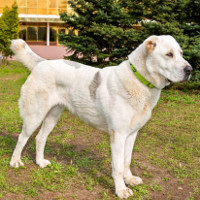
#> input picture imgs/dog.jpg, 200 x 200 px, found by its file name
$ jupyter execute 'Lecture 4 (Image techniques).ipynb'
#> lines starting #> are read from the running program, lines starting #| are printed output that depends on the picture
[cell 1]

                                    #1. Interpolation Image Program!!!

import cv2

img = cv2.imread('F:/dog.jpg',1)
#> img is the input picture: shape (200, 200, 3); mean B, G, R 99.1, 140.6, 151.8


output = cv2.resize( img, None, fx=1.5, fy=2.5, interpolation=cv2.INTER_AREA )
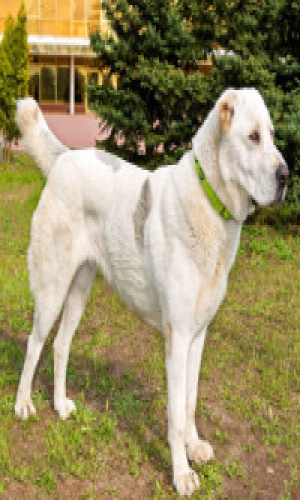
#> output: shape (500, 300, 3); mean B, G, R 99.2, 140.7, 151.9

cv2.imshow('Output', output)

cv2.imshow('Original Image', img)

cv2.waitKey(0)

                                    #2. #Rotated Image Program!!!

import cv2
import matplotlib.pyplot as plt

img1 = cv2.imread('F:/dog.jpg',1)

img1 = cv2.cvtColor(img1, cv2.COLOR_BGR2RGB)

rows, columns, channels = img1.shape
#> rows = 200; columns = 200; channels = 3

R = cv2.getRotationMatrix2D((columns/2, rows/2), 270, 1)

print(R)
#| [[-1.83697020e-16 -1.00000000e+00  2.00000000e+02]
#|  [ 1.00000000e+00 -1.83697020e-16  2.84217094e-14]]

output = cv2.warpAffine(img1, R, (columns, rows))
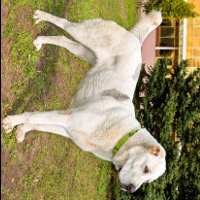
#> output: shape (200, 200, 3); mean R, G, B 151.1, 140, 98.8

plt.imshow(output)

plt.title('Ratated Image')
plt.show()


                                        #3. #Image Smoothing Techniques Program!!!

# Import required packages:
import cv2
import numpy as np
import matplotlib.pyplot as plt


def show_with_matplotlib(color_img, title, pos):
    """Shows an image using matplotlib capabilities"""

    # Convert BGR image to RGB
    img_RGB = color_img[:, :, ::-1]

    ax = plt.subplot(3, 3, pos)
    plt.imshow(img_RGB)
    plt.title(title)
    plt.axis('off')


# Create a figure() object with appropriate size and title
plt.figure(figsize=(12, 6))
plt.suptitle("Smoothing techniques", fontsize=14, fontweight='bold')

image = cv2.imread('F:/cat-face.png')
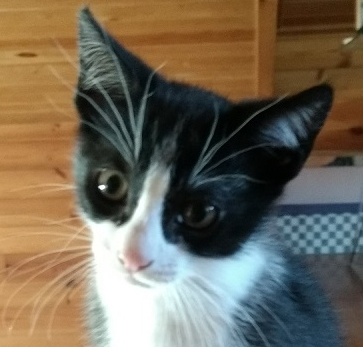
#> input picture imgs/cat-face.png, 363 x 347 px, found by its file name
#> image is the input picture: shape (347, 363, 3); mean B, G, R 87.1, 104.1, 114.1

# We create the kernel for smoothing images
# In this case a (10,10) kernel is created
kernel_averaging_10_10 = np.ones((10, 10), np.float32) / 100

# Additionally, if you know the values, you can put them directly in the kernel:
# kernel_averaging_5_5 = np.ones((5, 5), np.float32)/25
kernel_averaging_5_5 = np.array([[0.04, 0.04, 0.04, 0.04, 0.04],
                                 [0.04, 0.04, 0.04, 0.04, 0.04],
                                 [0.04, 0.04, 0.04, 0.04, 0.04],
                                 [0.04, 0.04, 0.04, 0.04, 0.04],
                                 [0.04, 0.04, 0.04, 0.04, 0.04]])

print("kernel: {}".format(kernel_averaging_5_5))

# The function cv2.filter2D() applies an arbitrary linear filter to the provided image:
smooth_image_f2D_5_5 = cv2.filter2D(image, -1, kernel_averaging_5_5)
smooth_image_f2D_10_10 = cv2.filter2D(image, -1, kernel_averaging_10_10)
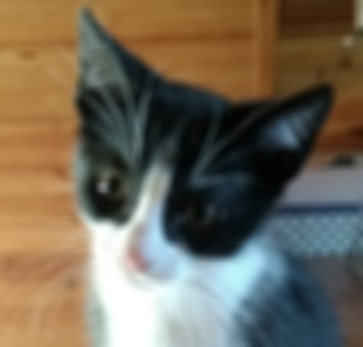
#> smooth_image_f2D_10_10: shape (347, 363, 3); mean B, G, R 87, 104.1, 114.2

# The function cv2.blur() smooths an image using the normalized box filter
smooth_image_b = cv2.blur(image, (10, 10))

# When the parameter normalize (by default True) of cv2.boxFilter() is equals to True,
# cv2.filter2D() and cv2.boxFilter() perform the same operation:
smooth_image_bfi = cv2.boxFilter(image, -1, (10, 10), normalize=True)

# The function cv2.GaussianBlur() convolves the source image with the specified Gaussian kernel
# This kernel can be controlled using the parameters ksize (kernel size),
# sigmaX(standard deviation in the x direction of the gaussian kernel) and
# sigmaY (standard deviation in the y direction of the gaussian kernel)
smooth_image_gb = cv2.GaussianBlur(image, (9, 9), 0)

# The function cv2.medianBlur(), which blurs the image with a median kernel:
smooth_image_mb = cv2.medianBlur(image, 9)

# The function cv2.bilateralFilter() can be applied to the input image in order to apply a bilateral filter:
smooth_image_bf = cv2.bilateralFilter(image, 5, 10, 10)
smooth_image_bf_2 = cv2.bilateralFilter(image, 9, 200, 200)

# Plot the images:
show_with_matplotlib(image, "original", 1)
show_with_matplotlib(smooth_image_f2D_5_5, "cv2.filter2D() (5,5) kernel", 2)
show_with_matplotlib(smooth_image_f2D_10_10, "cv2.filter2D() (10,10) kernel", 3)
show_with_matplotlib(smooth_image_b, "cv2.blur()", 4)
show_with_matplotlib(smooth_image_bfi, "cv2.boxFilter()", 5)
show_with_matplotlib(smooth_image_gb, "cv2.GaussianBlur()", 6)
show_with_matplotlib(smooth_image_mb, "cv2.medianBlur()", 7)
show_with_matplotlib(smooth_image_bf, "cv2.bilateralFilter() - small values", 8)
show_with_matplotlib(smooth_image_bf_2, "cv2.bilateralFilter() - big values", 9)

# Show the created image:
plt.show()

                                    #4. Image Blurring Program!!!
import cv2
import matplotlib.pyplot as plt

img = cv2.imread('F:/dog.jpg',1)

img = cv2.cvtColor(img, cv2.COLOR_BGR2RGB)

box = cv2.boxFilter(img, -1, (53, 53))
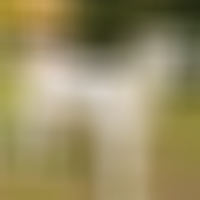
#> box: shape (200, 200, 3); mean R, G, B 151.8, 140.6, 99.2

blur = cv2.blur(img, (13, 13))
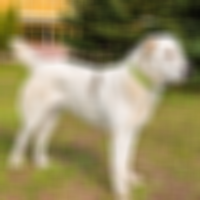
#> blur: shape (200, 200, 3); mean R, G, B 151.7, 140.6, 99.1

gaussian = cv2.GaussianBlur(img, (37, 37), 0)
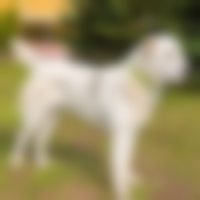
#> gaussian: shape (200, 200, 3); mean R, G, B 151.7, 140.6, 99.1

titles = ['Original Image', 'Box Filter',
              'Blur', 'Gaussian Blur']

outputs = [img, box, blur, gaussian]

for i in range(4):
        plt.subplot(2, 2, i+1)
        plt.imshow(outputs[i])
        plt.title(titles[i])
        plt.xticks([])
        plt.yticks([])
plt.show()


                                #5. Real time video blurring program!!!
import cv2
import numpy as np

windowName = "Preview"
cv2.namedWindow(windowName)
cap = cv2.VideoCapture(0)

if cap.isOpened():
        ret, frame = cap.read()
else:
        ret = False

while ret:

        ret, frame = cap.read()

        grey = cv2.cvtColor(frame, cv2.COLOR_BGR2GRAY)
        blur = cv2.blur(frame, (15, 15))

        cv2.imshow(windowName, blur)

        if cv2.waitKey(1) == 27: # exit on ESC
            break

cv2.destroyAllWindows()
cap.release()


                                    #6. Image Sharpening Program!!!
import cv2
import matplotlib.pyplot as plt
import numpy as np

img = cv2.imread('F:/dog.jpg',1)
img = cv2.cvtColor(img, cv2.COLOR_BGR2RGB)

k = np.array(np.ones((11, 11), np.float32))/121

k = np.array(([0, -1, 0], [-1, 5, -1], [0, -1, 0]), np.float32)

print(k)

output = cv2.filter2D(img, -1, k)

plt.subplot(1, 2, 1)
plt.imshow(img)
plt.title('Original Image')

plt.subplot(1, 2, 2)
plt.imshow(output)
plt.title('Sharpened Image')

plt.show()


                                #7. Sharpening the Image!!!

# Import required packages:
import cv2
import numpy as np
import matplotlib.pyplot as plt


def show_with_matplotlib(color_img, title, pos):
    """Shows an image using matplotlib capabilities"""

    # Convert BGR image to RGB
    img_RGB = color_img[:, :, ::-1]

    ax = plt.subplot(2, 3, pos)
    plt.imshow(img_RGB)
    plt.title(title)
    plt.axis('off')


def unsharped_filter(img):
    """The unsharp filter enhances edges subtracting the smoothed image from the original image"""

    smoothed = cv2.GaussianBlur(img, (9, 9), 10)
    return cv2.addWeighted(img, 1.5, smoothed, -0.5, 0)


# Create the dimensions of the figure and set title:
plt.figure(figsize=(12, 6))
plt.suptitle("Sharpening images", fontsize=14, fontweight='bold')

# Load the image:
image = cv2.imread('F:/cat-face.png')

# We create the kernel for sharpening images
kernel_sharpen_1 = np.array([[0, -1, 0],
                             [-1, 5, -1],
                             [0, -1, 0]])

kernel_sharpen_2 = np.array([[-1, -1, -1],
                             [-1, 9, -1],
                             [-1, -1, -1]])

kernel_sharpen_3 = np.array([[1, 1, 1],
                             [1, -7, 1],
                             [1, 1, 1]])

kernel_sharpen_4 = np.array([[-1, -1, -1, -1, -1],
                             [-1, 2, 2, 2, -1],
                             [-1, 2, 8, 2, -1],
                             [-1, 2, 2, 2, -1],
                             [-1, -1, -1, -1, -1]]) / 8.0

# Apply all the kernels we have created:
sharp_image_1 = cv2.filter2D(image, -1, kernel_sharpen_1)
sharp_image_2 = cv2.filter2D(image, -1, kernel_sharpen_2)
sharp_image_3 = cv2.filter2D(image, -1, kernel_sharpen_3)
sharp_image_4 = cv2.filter2D(image, -1, kernel_sharpen_4)

# Try the unsharped filter:
sharp_image_5 = unsharped_filter(image)

# Display all the resulting images:
show_with_matplotlib(image, "original", 1)
show_with_matplotlib(sharp_image_1, "sharp 1", 2)
show_with_matplotlib(sharp_image_2, "sharp 2", 3)
show_with_matplotlib(sharp_image_3, "sharp 3", 4)
show_with_matplotlib(sharp_image_4, "sharp 4", 5)
show_with_matplotlib(sharp_image_5, "sharp 5", 6)

# Show the Figure:
plt.show()
